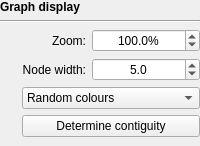
         <widget class="QWidget" name="graphDisplayWidget" native="true">
          <property name="enabled">
           <bool>true</bool>
          </property>
          <layout class="QVBoxLayout" name="verticalLayout">
           <property name="leftMargin">
            <number>0</number>
           </property>
           <property name="topMargin">
            <number>0</number>
           </property>
           <property name="rightMargin">
            <number>0</number>
           </property>
           <property name="bottomMargin">
            <number>0</number>
           </property>
           <item>
            <widget class="QLabel" name="label_10">
             <property name="font">
              <font>
               <weight>75</weight>
               <bold>true</bold>
              </font>
             </property>
             <property name="text">
              <string>Graph display</string>
             </property>
            </widget>
           </item>
           <item>
            <widget class="Line" name="line_5">
             <property name="orientation">
              <enum>Qt::Horizontal</enum>
             </property>
            </widget>
           </item>
           <item>
            <widget class="QWidget" name="widget_2" native="true">
             <layout class="QGridLayout" name="gridLayout_8">
              <property name="leftMargin">
               <number>0</number>
              </property>
              <property name="topMargin">
               <number>0</number>
              </property>
              <property name="rightMargin">
               <number>0</number>
              </property>
              <item row="2" column="0">
               <widget class="InfoTextWidget" name="nodeColourInfoText" native="true">
                <property name="sizePolicy">
                 <sizepolicy hsizetype="Fixed" vsizetype="Fixed">
                  <horstretch>0</horstretch>
                  <verstretch>0</verstretch>
                 </sizepolicy>
                </property>
                <property name="minimumSize">
                 <size>
                  <width>16</width>
                  <height>16</height>
                 </size>
                </property>
               </widget>
              </item>
              <item row="0" column="0">
               <widget class="InfoTextWidget" name="zoomInfoText" native="true">
                <property name="sizePolicy">
                 <sizepolicy hsizetype="Fixed" vsizetype="Fixed">
                  <horstretch>0</horstretch>
                  <verstretch>0</verstretch>
                 </sizepolicy>
                </property>
                <property name="minimumSize">
                 <size>
                  <width>16</width>
                  <height>16</height>
                 </size>
                </property>
               </widget>
              </item>
              <item row="3" column="0">
               <widget class="InfoTextWidget" name="contiguityInfoText" native="true">
                <property name="sizePolicy">
                 <sizepolicy hsizetype="Fixed" vsizetype="Fixed">
                  <horstretch>0</horstretch>
                  <verstretch>0</verstretch>
                 </sizepolicy>
                </property>
                <property name="minimumSize">
                 <size>
                  <width>16</width>
                  <height>16</height>
                 </size>
                </property>
               </widget>
              </item>
              <item row="0" column="2">
               <widget class="QDoubleSpinBox" name="zoomSpinBox">
                <property name="sizePolicy">
                 <sizepolicy hsizetype="Expanding" vsizetype="Fixed">
                  <horstretch>0</horstretch>
                  <verstretch>0</verstretch>
                 </sizepolicy>
                </property>
                <property name="focusPolicy">
                 <enum>Qt::StrongFocus</enum>
                </property>
                <property name="alignment">
                 <set>Qt::AlignCenter</set>
                </property>
                <property name="suffix">
                 <string>%</string>
                </property>
                <property name="decimals">
                 <number>1</number>
                </property>
                <property name="minimum">
                 <double>5.000000000000000</double>
                </property>
                <property name="maximum">
                 <double>500.000000000000000</double>
                </property>
                <property name="singleStep">
                 <double>5.000000000000000</double>
                </property>
                <property name="value">
                 <double>100.000000000000000</double>
                </property>
               </widget>
              </item>
              <item row="3" column="1" colspan="2">
               <widget class="QPushButton" name="contiguityButton">
                <property name="focusPolicy">
                 <enum>Qt::StrongFocus</enum>
                </property>
                <property name="text">
                 <string>Determine contiguity</string>
                </property>
               </widget>
              </item>
              <item row="2" column="1" colspan="2">
               <widget class="QComboBox" name="coloursComboBox">
                <property name="focusPolicy">
                 <enum>Qt::StrongFocus</enum>
                </property>
                <item>
                 <property name="text">
                  <string>Random colours</string>
                 </property>
                </item>
                <item>
                 <property name="text">
                  <string>Uniform colour</string>
                 </property>
                </item>
                <item>
                 <property name="text">
                  <string>Colour by depth</string>
                 </property>
                </item>
                <item>
                 <property name="text">
                  <string>BLAST hits (solid)</string>
                 </property>
                </item>
                <item>
                 <property name="text">
                  <string>BLAST hits (rainbow)</string>
                 </property>
                </item>
                <item>
                 <property name="text">
                  <string>Colour by contiguity</string>
                 </property>
                </item>
                <item>
                 <property name="text">
                  <string>Custom colours</string>
                 </property>
                </item>
               </widget>
              </item>
              <item row="0" column="1">
               <widget class="QLabel" name="label_13">
                <property name="text">
                 <string>Zoom:</string>
                </property>
                <property name="alignment">
                 <set>Qt::AlignRight|Qt::AlignTrailing|Qt::AlignVCenter</set>
                </property>
               </widget>
              </item>
              <item row="1" column="0">
               <widget class="InfoTextWidget" name="nodeWidthInfoText" native="true">
                <property name="sizePolicy">
                 <sizepolicy hsizetype="Fixed" vsizetype="Fixed">
                  <horstretch>0</horstretch>
                  <verstretch>0</verstretch>
                 </sizepolicy>
                </property>
                <property name="minimumSize">
                 <size>
                  <width>16</width>
                  <height>16</height>
                 </size>
                </property>
               </widget>
              </item>
              <item row="1" column="1">
               <widget class="QLabel" name="label_15">
                <property name="text">
                 <string>Node width:</string>
                </property>
                <property name="alignment">
                 <set>Qt::AlignRight|Qt::AlignTrailing|Qt::AlignVCenter</set>
                </property>
               </widget>
              </item>
              <item row="1" column="2">
               <widget class="QDoubleSpinBox" name="nodeWidthSpinBox">
                <property name="sizePolicy">
                 <sizepolicy hsizetype="Expanding" vsizetype="Fixed">
                  <horstretch>0</horstretch>
                  <verstretch>0</verstretch>
                 </sizepolicy>
                </property>
                <property name="focusPolicy">
                 <enum>Qt::StrongFocus</enum>
                </property>
                <property name="alignment">
                 <set>Qt::AlignCenter</set>
                </property>
                <property name="suffix">
                 <string/>
                </property>
                <property name="decimals">
                 <number>1</number>
                </property>
                <property name="minimum">
                 <double>0.500000000000000</double>
                </property>
                <property name="maximum">
                 <double>1000.000000000000000</double>
                </property>
                <property name="singleStep">
                 <double>0.500000000000000</double>
                </property>
                <property name="value">
                 <double>5.000000000000000</double>
                </property>
               </widget>
              </item>
             </layout>
            </widget>
           </item>
          </layout>
         </widget>
